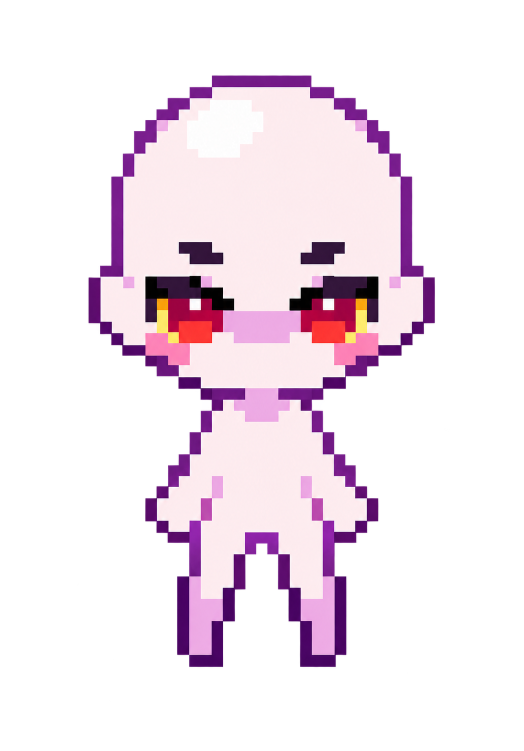
#> input picture assets/character.png, 1047 x 1501 px (shown at 1/2 size)
$ python make_pose2.py
#> lines starting #> are read from the running program, lines starting #| are printed output that depends on the picture
"""
Tạo assets/character_pose2.png (dáng 2) từ:
  - assets/character.png    : nhân vật gốc (dáng 1, có mặt)
  - assets/character_2.png  : template 2 dáng (trái = dáng 1, phải = dáng 2)

Đầu + thân hai dáng giống nhau, nên chỉ vẽ lại phần từ hàng 41 (hông)
trở xuống theo dáng phải, tô theo bảng màu của character.png.

Chạy lại khi sửa character_2.png:   python tools/make_pose2.py
"""
from pathlib import Path
from statistics import median
from PIL import Image

ROOT = Path(__file__).resolve().parent.parent
A = Image.open(ROOT / 'assets/character.png').convert('RGBA')
#> A is the input picture: PIL image 1047x1501 RGBA; mean R, G, B, A 68, 55.1, 64.5, 80.3
T = Image.open(ROOT / 'assets/character_2.png').convert('RGBA')
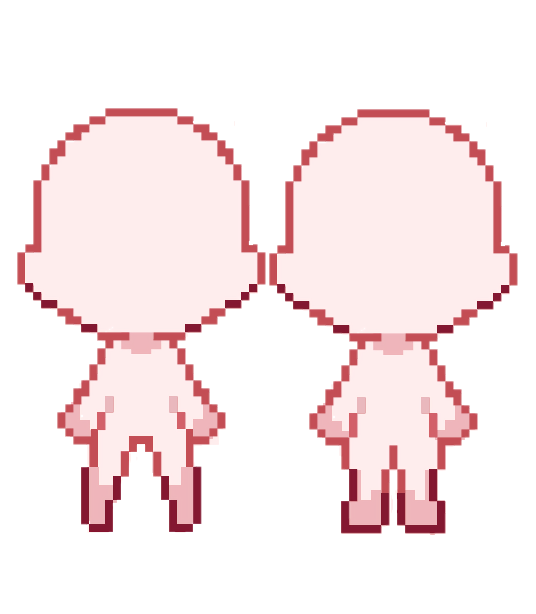
#> input picture assets/character_2.png, 1072 x 1228 px (shown at 1/2 size)
#> T is the input picture: PIL image 1072x1228 RGBA; mean R, G, B, A 248.6, 234, 235, 100.7
a, t = A.load(), T.load()

CELL, OX, OY = 22.2, 2, 153            # lưới ô của character.png (giống js/game.js)
S = CELL / 16.12                       # 1 ô template = 16.12px
OX_L, OY_L = 138.98, -140.24           # template (dáng trái) -> character.png
RIGHT_DX, RIGHT_DY = 504, 2            # dáng phải lệch so với dáng trái (px template)
FIRST_ROW, LAST_ROW = 41, 56


def tclass(p):                          # loại ô trên template (viền đỏ)
    if p[3] < 128: return '.'
    r, g, b = p[:3]
    if r < 170: return 'D'              # viền đậm
    if g < 120: return 'O'              # viền
    if g < 210: return 's'              # bóng
    return '-'                          # da


def aclass(p):                          # loại ô trên character.png
    if p[3] < 128: return '.'
    l = p[0] * .299 + p[1] * .587 + p[2] * .114
    return 'D' if l < 60 else 'O' if l < 150 else 's' if l < 215 else '-'


def tsample(c, r, dx=0, dy=0):
    X, Y = OX + CELL * (c + .5), OY + CELL * (r + .5)
    tx, ty = int((X - OX_L) / S) + dx, int((Y - OY_L) / S) + dy
    return t[tx, ty] if 0 <= tx < T.width and 0 <= ty < T.height else (0, 0, 0, 0)


def cell_box(c, r):
    return (round(OX + c * CELL), round(OY + r * CELL),
            round(OX + (c + 1) * CELL), round(OY + (r + 1) * CELL))


# Bảng màu lấy từ chính character.png (trung vị màu tâm ô từng loại)
samples = {}
for r in range(28, 53):
    for c in range(47):
        X, Y = int(OX + CELL * (c + .5)), int(OY + CELL * (r + .5))
        samples.setdefault(aclass(a[X, Y]), []).append(a[X, Y])
#> after the loop, samples = 5 items
PAL = {k: tuple(int(median(p[i] for p in v)) for i in range(3)) + (255,) for k, v in samples.items() if k != '.'}
#> PAL = {'D': (73, 3, 99, 255), 'O': (119, 28, 140, 255), 's': (237, 170, 228, 255), '-': (253, 235, 238, 255)}
PAL['.'] = (0, 0, 0, 0)

out = A.copy()
o = out.load()
changed = 0
for r in range(FIRST_ROW, LAST_ROW):
    for c in range(6, 42):              # chỉ vùng nhân vật (tránh lấy nhầm dáng trái)
        left = tclass(tsample(c, r))
        right = tclass(tsample(c, r, RIGHT_DX, RIGHT_DY))
        # tô lại cả ô giống nhau để xoá vệt mờ của viền chân cũ
        x0, y0, x1, y1 = cell_box(c, r)
        for y in range(y0, min(y1, A.height)):
            for x in range(x0, min(x1, A.width)):
                o[x, y] = PAL[right]
        changed += left != right
#> this loop made 15 passes

out.save(ROOT / 'assets/character_pose2.png')
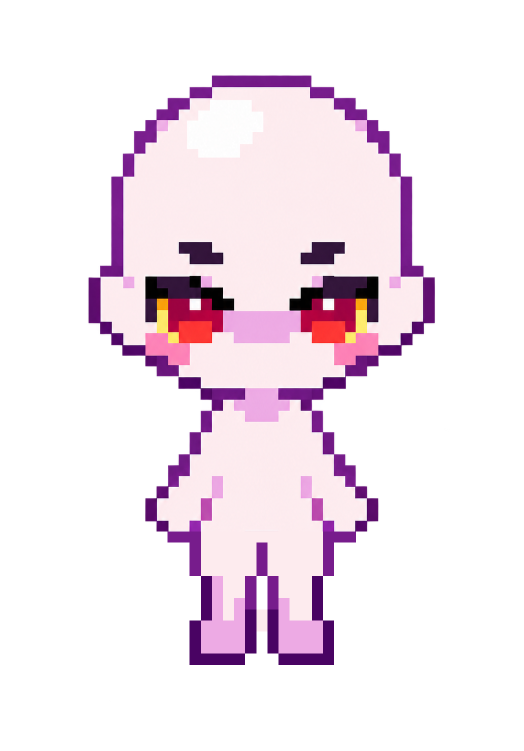
#> saved as character_pose2.png: PIL image 1047x1501 RGBA (shown at 1/2 size); mean R, G, B, A 69.6, 56.7, 65.8, 81.8; transparent parts drawn white
print('Đã tạo assets/character_pose2.png, đổi', changed, 'ô')
#| Đã tạo assets/character_pose2.png, đổi 109 ô
